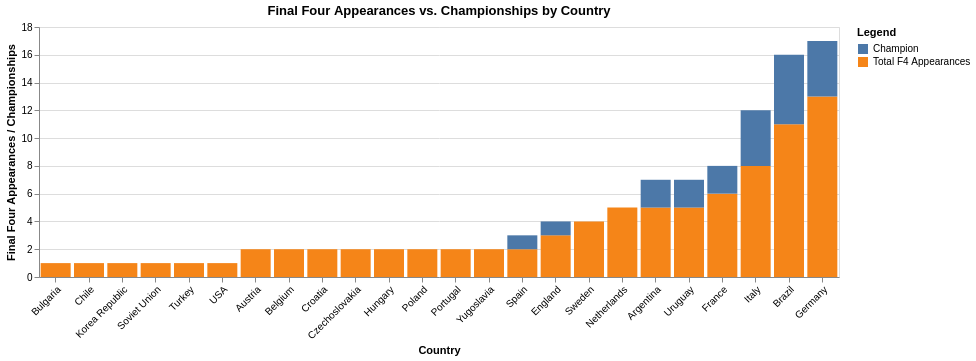

Describe this chart as a Vega-Lite specification.
### Vega-Lite specification from a JSON file in a GitHub repository (floating-point values rounded to 4 significant figures)
{"$schema": "https://vega.github.io/schema/vega-lite/v4.17.0.json", "config": {"view": {"continuousHeight": 300, "continuousWidth": 400}}, "data": {"name": "data-6cab110acf15c1887f3fae628e8cd65e"}, "datasets": {"data-6cab110acf15c1887f3fae628e8cd65e": [{"Champion": 2.0, "Country": "Argentina", "Finalist": 5.0, "Fourth": 0.0, "Second": 3.0, "Third": 0.0, "Total F4 Appearances": 5.0}, {"Champion": 0.0, "Country": "Austria", "Finalist": 0.0, "Fourth": 1.0, "Second": 0.0, "Third": 1.0, "Total F4 Appearances": 2.0}, {"Champion": 0.0, "Country": "Belgium", "Finalist": 0.0, "Fourth": 1.0, "Second": 0.0, "Third": 1.0, "Total F4 Appearances": 2.0}, {"Champion": 5.0, "Country": "Brazil", "Finalist": 7.0, "Fourth": 2.0, "Second": 2.0, "Third": 2.0, "Total F4 Appearances": 11.0}, {"Champion": 0.0, "Country": "Bulgaria", "Finalist": 0.0, "Fourth": 1.0, "Second": 0.0, "Third": 0.0, "Total F4 Appearances": 1.0}, {"Champion": 0.0, "Country": "Chile", "Finalist": 0.0, "Fourth": 0.0, "Second": 0.0, "Third": 1.0, "Total F4 Appearances": 1.0}, {"Champion": 0.0, "Country": "Croatia", "Finalist": 1.0, "Fourth": 0.0, "Second": 1.0, "Third": 1.0, "Total F4 Appearances": 2.0}, {"Champion": 0.0, "Country": "Czechoslovakia", "Finalist": 2.0, "Fourth": 0.0, "Second": 2.0, "Third": 0.0, "Total F4 Appearances": 2.0}, {"Champion": 1.0, "Country": "England", "Finalist": 1.0, "Fourth": 2.0, "Second": 0.0, "Third": 0.0, "Total F4 Appearances": 3.0}, {"Champion": 2.0, "Country": "France", "Finalist": 3.0, "Fourth": 1.0, "Second": 1.0, "Third": 2.0, "Total F4 Appearances": 6.0}, {"Champion": 4.0, "Country": "Germany", "Finalist": 8.0, "Fourth": 1.0, "Second": 4.0, "Third": 4.0, "Total F4 Appearances": 13.0}, {"Champion": 0.0, "Country": "Hungary", "Finalist": 2.0, "Fourth": 0.0, "Second": 2.0, "Third": 0.0, "Total F4 Appearances": 2.0}, {"Champion": 4.0, "Country": "Italy", "Finalist": 6.0, "Fourth": 1.0, "Second": 2.0, "Third": 1.0, "Total F4 Appearances": 8.0}, {"Champion": 0.0, "Country": "Korea Republic", "Finalist": 0.0, "Fourth": 1.0, "Second": 0.0, "Third": 0.0, "Total F4 Appearances": 1.0}, {"Champion": 0.0, "Country": "Netherlands", "Finalist": 3.0, "Fourth": 1.0, "Second": 3.0, "Third": 1.0, "Total F4 Appearances": 5.0}, {"Champion": 0.0, "Country": "Poland", "Finalist": 0.0, "Fourth": 0.0, "Second": 0.0, "Third": 2.0, "Total F4 Appearances": 2.0}, {"Champion": 0.0, "Country": "Portugal", "Finalist": 0.0, "Fourth": 1.0, "Second": 0.0, "Third": 1.0, "Total F4 Appearances": 2.0}, {"Champion": 0.0, "Country": "Soviet Union", "Finalist": 0.0, "Fourth": 1.0, "Second": 0.0, "Third": 0.0, "Total F4 Appearances": 1.0}, {"Champion": 1.0, "Country": "Spain", "Finalist": 1.0, "Fourth": 1.0, "Second": 0.0, "Third": 0.0, "Total F4 Appearances": 2.0}, {"Champion": 0.0, "Country": "Sweden", "Finalist": 1.0, "Fourth": 1.0, "Second": 1.0, "Third": 2.0, "Total F4 Appearances": 4.0}, {"Champion": 0.0, "Country": "Turkey", "Finalist": 0.0, "Fourth": 0.0, "Second": 0.0, "Third": 1.0, "Total F4 Appearances": 1.0}, {"Champion": 0.0, "Country": "USA", "Finalist": 0.0, "Fourth": 0.0, "Second": 0.0, "Third": 1.0, "Total F4 Appearances": 1.0}, {"Champion": 2.0, "Country": "Uruguay", "Finalist": 2.0, "Fourth": 3.0, "Second": 0.0, "Third": 0.0, "Total F4 Appearances": 5.0}, {"Champion": 0.0, "Country": "Yugoslavia", "Finalist": 0.0, "Fourth": 2.0, "Second": 0.0, "Third": 0.0, "Total F4 Appearances": 2.0}]}, "encoding": {"color": {"field": "Legend", "type": "nominal"}, "tooltip": [{"field": "stacked", "title": "Count", "type": "quantitative"}], "x": {"axis": {"labelAngle": -45}, "field": "Country", "sort": "y", "title": "Country", "type": "nominal"}, "y": {"field": "stacked", "title": "Final Four Appearances / Championships", "type": "quantitative"}}, "height": 250, "mark": "bar", "title": "Final Four Appearances vs. Championships by Country", "transform": [{"as": ["Legend", "stacked"], "fold": ["Total F4 Appearances", "Champion"]}], "width": 800}
